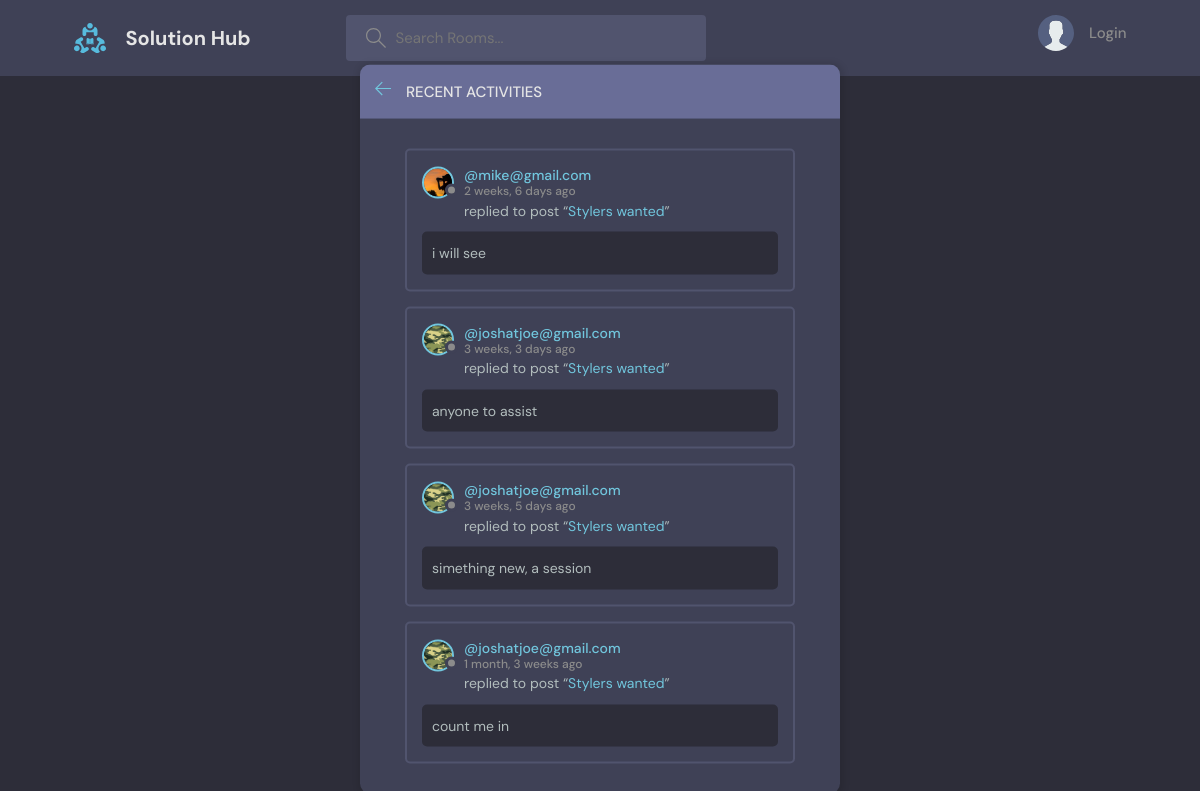
The page /activity/ on the database as committed earlier.
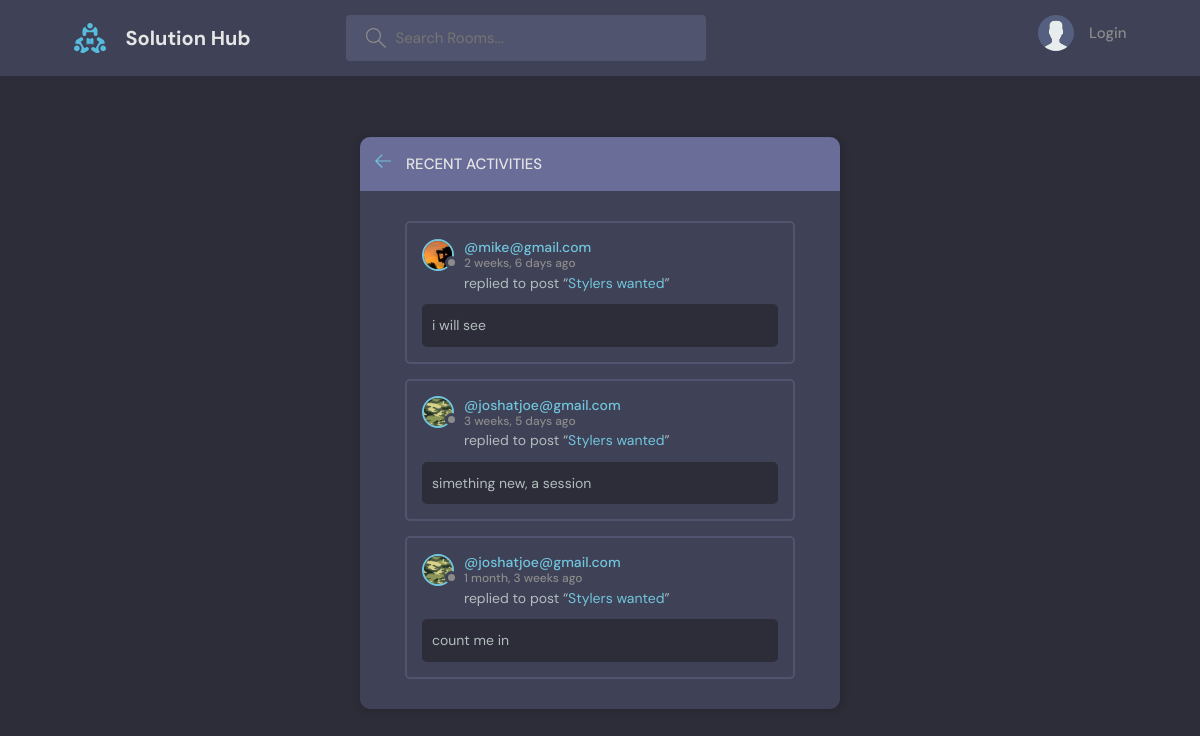
The same page on the database as committed later.
### base/models.py (models this page shows, shortened)
class Message(models.Model):
    user = models.ForeignKey(User, on_delete=models.CASCADE)
    room = models.ForeignKey(Room, on_delete=models.CASCADE)
    body = models.TextField()
    updated = models.DateTimeField(auto_now=True)
    created = models.DateTimeField(auto_now_add=True)
    class Meta:
        ordering = ['-updated', '-created']

class User(AbstractUser):
    name = models.CharField(max_length=200, null=True)
    email = models.EmailField(unique=True, null=True)
    bio = models.TextField(null=True)
    avatar = models.ImageField(null=True, default="avatar.svg")
    USERNAME_FIELD = 'email'
    REQUIRED_FIELDS = []

class Room(models.Model):
    host = models.ForeignKey(User, on_delete=models.SET_NULL, null=True)
    topic = models.ForeignKey(Topic, on_delete=models.SET_NULL, null=True)
    name = models.CharField(max_length=200)
    description = models.TextField(null=True, blank=True)
    participants = models.ManyToManyField(
        User, related_name='participants', blank=True)
    updated = models.DateTimeField(auto_now=True)
    created = models.DateTimeField(auto_now_add=True)
    class Meta:
        ordering = ['-updated', '-created']
    def __str__(self):
        return self.name

### base/views.py (the view)
# urls.py: path('activity/', views.activityPage, name="activity"),
def activityPage(request):
    room_messages = Message.objects.all()
    return render(request, 'base/activity.html', {'room_messages':room_messages})

### base/templates/base/activity.html (shortened to what this page needs)
{% extends 'main.html'%}
{% block content %}
<main class="layout">
  <div class="container">
    <div class="layout__box">
      <div class="layout__boxHeader">
        <div class="layout__boxTitle">
          <a href="{% url 'home' %}">
            <svg version="1.1" xmlns="http://www.w3.org/2000/svg" width="32" height="32" viewBox="0 0 32 32">
              <title>arrow-left</title>
              <path
                d="M13.723 2.286l-13.723 13.714 13.719 13.714 1.616-1.611-10.96-10.96h27.625v-2.286h-27.625l10.965-10.965-1.616-1.607z">
              </path>
            </svg>
          </a>
          <h3>Recent Activities</h3>
        </div>
      </div>
      <div class="activities-page layout__body">
        {% for message in room_messages %}
        <div class="activities__box">
          <div class="activities__boxHeader roomListRoom__header">
            <a href="{% url 'user-profile' message.user.id %}" class="roomListRoom__author">
              <div class="avatar avatar--small">
                <img src="{{message.user.avatar.url}}" />
              </div>
              <p>
                @{{message.user}}
                <span>{{message.created|timesince}} ago</span>
              </p>
            </a>
          </div>
          <div class="activities__boxContent">
            <p>replied to post “<a href="{% url 'room' message.room.id %}">{{message.room}}</a>”</p>
            <div class="activities__boxRoomContent">
              {{message.body}}
            </div>
          </div>
        </div>
        {% endfor %}
      </div>
    </div>
  </div>
</main>
{% endblock content %}

Rows that differ between the two databases and show on the page:
removed Message: user.avatar (picture), user "joshatjoe@gmail.com", created "3 weeks, 3 days", room "Stylers wanted", body "anyone to assist"
